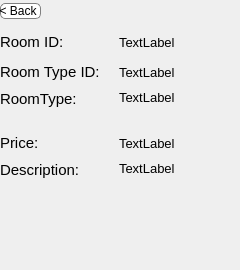
                       <widget class="QWidget" name="page_5">
                        <widget class="QWidget" name="layoutWidget">
                         <property name="geometry">
                          <rect>
                           <x>0</x>
                           <y>0</y>
                           <width>87</width>
                           <height>22</height>
                          </rect>
                         </property>
                         <layout class="QHBoxLayout" name="horizontalLayout_25">
                          <item>
                           <widget class="QPushButton" name="backbtn">
                            <property name="minimumSize">
                             <size>
                              <width>41</width>
                              <height>16</height>
                             </size>
                            </property>
                            <property name="cursor">
                             <cursorShape>PointingHandCursor</cursorShape>
                            </property>
                            <property name="styleSheet">
                             <string notr="true">padding-left:-5px;
border: 0.5px solid gray;
border-radius: 5px;
background-color: rgb(255, 255, 255);</string>
                            </property>
                            <property name="text">
                             <string>&lt; Back</string>
                            </property>
                           </widget>
                          </item>
                          <item>
                           <spacer name="horizontalSpacer_8">
                            <property name="orientation">
                             <enum>Qt::Orientation::Horizontal</enum>
                            </property>
                            <property name="sizeHint" stdset="0">
                             <size>
                              <width>40</width>
                              <height>20</height>
                             </size>
                            </property>
                           </spacer>
                          </item>
                         </layout>
                        </widget>
                        <widget class="QWidget" name="layoutWidget11">
                         <property name="geometry">
                          <rect>
                           <x>0</x>
                           <y>30</y>
                           <width>231</width>
                           <height>231</height>
                          </rect>
                         </property>
                         <layout class="QVBoxLayout" name="verticalLayout_14">
                          <property name="spacing">
                           <number>6</number>
                          </property>
                          <item>
                           <layout class="QHBoxLayout" name="horizontalLayout_17">
                            <item>
                             <widget class="QLabel" name="label_2">
                              <property name="minimumSize">
                               <size>
                                <width>110</width>
                                <height>0</height>
                               </size>
                              </property>
                              <property name="font">
                               <font>
                                <pointsize>11</pointsize>
                               </font>
                              </property>
                              <property name="text">
                               <string>Room ID:</string>
                              </property>
                             </widget>
                            </item>
                            <item>
                             <widget class="QLabel" name="roomID">
                              <property name="minimumSize">
                               <size>
                                <width>100</width>
                                <height>0</height>
                               </size>
                              </property>
                              <property name="font">
                               <font>
                                <pointsize>10</pointsize>
                               </font>
                              </property>
                              <property name="text">
                               <string>TextLabel</string>
                              </property>
                              <property name="wordWrap">
                               <bool>true</bool>
                              </property>
                             </widget>
                            </item>
                           </layout>
                          </item>
                          <item>
                           <layout class="QHBoxLayout" name="horizontalLayout_21">
                            <item>
                             <widget class="QLabel" name="label_12">
                              <property name="minimumSize">
                               <size>
                                <width>110</width>
                                <height>0</height>
                               </size>
                              </property>
                              <property name="font">
                               <font>
                                <pointsize>11</pointsize>
                               </font>
                              </property>
                              <property name="text">
                               <string>Room Type ID: </string>
                              </property>
                             </widget>
                            </item>
                            <item>
                             <widget class="QLabel" name="RTID">
                              <property name="minimumSize">
                               <size>
                                <width>100</width>
                                <height>0</height>
                               </size>
                              </property>
                              <property name="font">
                               <font>
                                <pointsize>10</pointsize>
                               </font>
                              </property>
                              <property name="text">
                               <string>TextLabel</string>
                              </property>
                              <property name="wordWrap">
                               <bool>true</bool>
                              </property>
                             </widget>
                            </item>
                           </layout>
                          </item>
                          <item>
                           <layout class="QHBoxLayout" name="horizontalLayout_24">
                            <item>
                             <widget class="QLabel" name="label_14">
                              <property name="minimumSize">
                               <size>
                                <width>110</width>
                                <height>0</height>
                               </size>
                              </property>
                              <property name="font">
                               <font>
                                <pointsize>11</pointsize>
                               </font>
                              </property>
                              <property name="text">
                               <string>RoomType:</string>
                              </property>
                              <property name="alignment">
                               <set>Qt::AlignmentFlag::AlignLeading|Qt::AlignmentFlag::AlignLeft|Qt::AlignmentFlag::AlignTop</set>
                              </property>
                             </widget>
                            </item>
                            <item>
                             <widget class="QLabel" name="RT">
                              <property name="minimumSize">
                               <size>
                                <width>100</width>
                                <height>35</height>
                               </size>
                              </property>
                              <property name="font">
                               <font>
                                <pointsize>10</pointsize>
                               </font>
                              </property>
                              <property name="text">
                               <string>TextLabel</string>
                              </property>
                              <property name="alignment">
                               <set>Qt::AlignmentFlag::AlignLeading|Qt::AlignmentFlag::AlignLeft|Qt::AlignmentFlag::AlignTop</set>
                              </property>
                              <property name="wordWrap">
                               <bool>true</bool>
                              </property>
                             </widget>
                            </item>
                           </layout>
                          </item>
                          <item>
                           <layout class="QHBoxLayout" name="horizontalLayout_23">
                            <item>
                             <widget class="QLabel" name="label_26">
                              <property name="minimumSize">
                               <size>
                                <width>110</width>
                                <height>0</height>
                               </size>
                              </property>
                              <property name="font">
                               <font>
                                <pointsize>11</pointsize>
                               </font>
                              </property>
                              <property name="text">
                               <string>Price: </string>
                              </property>
                             </widget>
                            </item>
                            <item>
                             <widget class="QLabel" name="Price">
                              <property name="minimumSize">
                               <size>
                                <width>100</width>
                                <height>0</height>
                               </size>
                              </property>
                              <property name="font">
                               <font>
                                <pointsize>10</pointsize>
                               </font>
                              </property>
                              <property name="text">
                               <string>TextLabel</string>
                              </property>
                              <property name="wordWrap">
                               <bool>true</bool>
                              </property>
                             </widget>
                            </item>
                           </layout>
                          </item>
                          <item>
                           <layout class="QHBoxLayout" name="horizontalLayout_22">
                            <item>
                             <widget class="QLabel" name="label_16">
                              <property name="minimumSize">
                               <size>
                                <width>110</width>
                                <height>0</height>
                               </size>
                              </property>
                              <property name="font">
                               <font>
                                <pointsize>11</pointsize>
                               </font>
                              </property>
                              <property name="text">
                               <string>Description:</string>
                              </property>
                              <property name="alignment">
                               <set>Qt::AlignmentFlag::AlignLeading|Qt::AlignmentFlag::AlignLeft|Qt::AlignmentFlag::AlignTop</set>
                              </property>
                             </widget>
                            </item>
                            <item>
                             <widget class="QLabel" name="Desc">
                              <property name="minimumSize">
                               <size>
                                <width>100</width>
                                <height>100</height>
                               </size>
                              </property>
                              <property name="font">
                               <font>
                                <pointsize>10</pointsize>
                               </font>
                              </property>
                              <property name="text">
                               <string>TextLabel</string>
                              </property>
                              <property name="alignment">
                               <set>Qt::AlignmentFlag::AlignLeading|Qt::AlignmentFlag::AlignLeft|Qt::AlignmentFlag::AlignTop</set>
                              </property>
                              <property name="wordWrap">
                               <bool>true</bool>
                              </property>
                             </widget>
                            </item>
                           </layout>
                          </item>
                         </layout>
                        </widget>
                       </widget>
